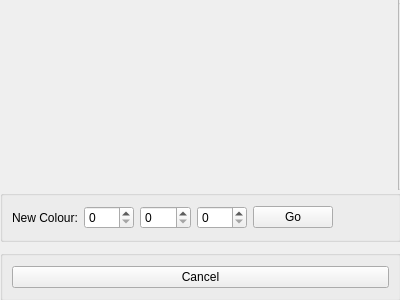
<?xml version="1.0" encoding="UTF-8"?>
<ui version="4.0">
 <class>Form</class>
 <widget class="QWidget" name="Form">
  <property name="geometry">
   <rect>
    <x>0</x>
    <y>0</y>
    <width>400</width>
    <height>300</height>
   </rect>
  </property>
  <property name="windowTitle">
   <string>Form</string>
  </property>
  <widget class="QGroupBox" name="existings_box">
   <property name="geometry">
    <rect>
     <x>-1</x>
     <y>-1</y>
     <width>411</width>
     <height>191</height>
    </rect>
   </property>
   <property name="title">
    <string/>
   </property>
   <widget class="QScrollArea" name="scrollArea">
    <property name="geometry">
     <rect>
      <x>-1</x>
      <y>-1</y>
      <width>401</width>
      <height>201</height>
     </rect>
    </property>
    <property name="widgetResizable">
     <bool>true</bool>
    </property>
    <widget class="QWidget" name="scrollAreaWidgetContents">
     <property name="geometry">
      <rect>
       <x>0</x>
       <y>0</y>
       <width>399</width>
       <height>199</height>
      </rect>
     </property>
     <layout class="QGridLayout" name="gridLayout_2">
      <item row="0" column="0">
       <layout class="QGridLayout" name="gridLayout"/>
      </item>
     </layout>
    </widget>
   </widget>
  </widget>
  <widget class="QGroupBox" name="new_box">
   <property name="geometry">
    <rect>
     <x>0</x>
     <y>190</y>
     <width>401</width>
     <height>52</height>
    </rect>
   </property>
   <property name="title">
    <string/>
   </property>
   <layout class="QHBoxLayout" name="horizontalLayout_2">
    <item>
     <widget class="QLabel" name="newLabel">
      <property name="text">
       <string>New Colour:</string>
      </property>
     </widget>
    </item>
    <item>
     <widget class="QSpinBox" name="r_select">
      <property name="maximum">
       <number>255</number>
      </property>
     </widget>
    </item>
    <item>
     <widget class="QSpinBox" name="g_select">
      <property name="maximum">
       <number>255</number>
      </property>
     </widget>
    </item>
    <item>
     <widget class="QSpinBox" name="b_select">
      <property name="maximum">
       <number>255</number>
      </property>
     </widget>
    </item>
    <item>
     <widget class="QPushButton" name="manualAccept">
      <property name="text">
       <string>Go</string>
      </property>
     </widget>
    </item>
    <item>
     <widget class="QLabel" name="swatch">
      <property name="text">
       <string/>
      </property>
     </widget>
    </item>
   </layout>
  </widget>
  <widget class="QGroupBox" name="select_box">
   <property name="geometry">
    <rect>
     <x>0</x>
     <y>250</y>
     <width>401</width>
     <height>51</height>
    </rect>
   </property>
   <property name="title">
    <string/>
   </property>
   <layout class="QHBoxLayout" name="horizontalLayout">
    <item>
     <widget class="QPushButton" name="cancelButton">
      <property name="text">
       <string>Cancel</string>
      </property>
     </widget>
    </item>
   </layout>
  </widget>
 </widget>
 <resources/>
 <connections/>
</ui>
